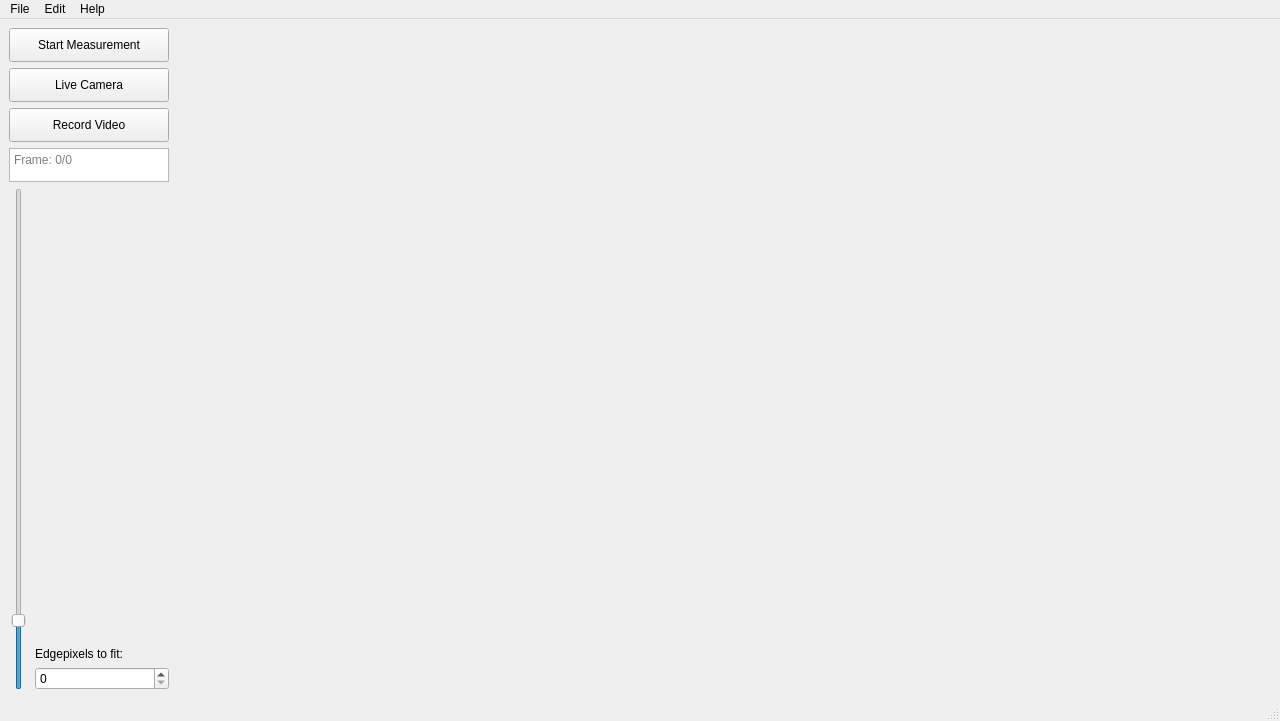
<?xml version="1.0" encoding="UTF-8"?>
<ui version="4.0">
 <class>MainWindow</class>
 <widget class="QMainWindow" name="MainWindow">
  <property name="geometry">
   <rect>
    <x>0</x>
    <y>0</y>
    <width>1280</width>
    <height>721</height>
   </rect>
  </property>
  <property name="sizePolicy">
   <sizepolicy hsizetype="MinimumExpanding" vsizetype="MinimumExpanding">
    <horstretch>0</horstretch>
    <verstretch>0</verstretch>
   </sizepolicy>
  </property>
  <property name="minimumSize">
   <size>
    <width>1280</width>
    <height>721</height>
   </size>
  </property>
  <property name="windowTitle">
   <string>MainWindow</string>
  </property>
  <widget class="QWidget" name="centralwidget">
   <property name="sizePolicy">
    <sizepolicy hsizetype="MinimumExpanding" vsizetype="MinimumExpanding">
     <horstretch>0</horstretch>
     <verstretch>0</verstretch>
    </sizepolicy>
   </property>
   <property name="minimumSize">
    <size>
     <width>1280</width>
     <height>668</height>
    </size>
   </property>
   <layout class="QGridLayout" name="gridLayout_2">
    <item row="0" column="0">
     <layout class="QGridLayout" name="gridLayout">
      <property name="sizeConstraint">
       <enum>QLayout::SetMinimumSize</enum>
      </property>
      <item row="0" column="0">
       <layout class="QVBoxLayout" name="verticalLayout_4">
        <item>
         <widget class="QPushButton" name="StartStopButton">
          <property name="sizePolicy">
           <sizepolicy hsizetype="Fixed" vsizetype="Fixed">
            <horstretch>0</horstretch>
            <verstretch>0</verstretch>
           </sizepolicy>
          </property>
          <property name="minimumSize">
           <size>
            <width>160</width>
            <height>34</height>
           </size>
          </property>
          <property name="maximumSize">
           <size>
            <width>160</width>
            <height>34</height>
           </size>
          </property>
          <property name="text">
           <string>Start Measurement</string>
          </property>
          <property name="checkable">
           <bool>true</bool>
          </property>
         </widget>
        </item>
        <item>
         <widget class="QPushButton" name="CameraToggleButton">
          <property name="sizePolicy">
           <sizepolicy hsizetype="Fixed" vsizetype="Fixed">
            <horstretch>0</horstretch>
            <verstretch>0</verstretch>
           </sizepolicy>
          </property>
          <property name="minimumSize">
           <size>
            <width>160</width>
            <height>34</height>
           </size>
          </property>
          <property name="maximumSize">
           <size>
            <width>160</width>
            <height>34</height>
           </size>
          </property>
          <property name="text">
           <string>Live Camera</string>
          </property>
          <property name="checkable">
           <bool>true</bool>
          </property>
         </widget>
        </item>
        <item>
         <widget class="QPushButton" name="VidRecordButton">
          <property name="enabled">
           <bool>true</bool>
          </property>
          <property name="sizePolicy">
           <sizepolicy hsizetype="Fixed" vsizetype="Fixed">
            <horstretch>0</horstretch>
            <verstretch>0</verstretch>
           </sizepolicy>
          </property>
          <property name="minimumSize">
           <size>
            <width>160</width>
            <height>34</height>
           </size>
          </property>
          <property name="maximumSize">
           <size>
            <width>160</width>
            <height>34</height>
           </size>
          </property>
          <property name="text">
           <string>Record Video</string>
          </property>
          <property name="checkable">
           <bool>true</bool>
          </property>
         </widget>
        </item>
        <item>
         <widget class="QTextBrowser" name="FrameCounterText">
          <property name="sizePolicy">
           <sizepolicy hsizetype="Fixed" vsizetype="Fixed">
            <horstretch>0</horstretch>
            <verstretch>0</verstretch>
           </sizepolicy>
          </property>
          <property name="minimumSize">
           <size>
            <width>160</width>
            <height>34</height>
           </size>
          </property>
          <property name="maximumSize">
           <size>
            <width>160</width>
            <height>34</height>
           </size>
          </property>
          <property name="placeholderText">
           <string>Frame: 0/0</string>
          </property>
         </widget>
        </item>
       </layout>
      </item>
      <item row="0" column="2" rowspan="6">
       <widget class="PlotWidget" name="PlotWidget" native="true">
        <property name="enabled">
         <bool>true</bool>
        </property>
        <property name="sizePolicy">
         <sizepolicy hsizetype="MinimumExpanding" vsizetype="MinimumExpanding">
          <horstretch>0</horstretch>
          <verstretch>0</verstretch>
         </sizepolicy>
        </property>
        <property name="minimumSize">
         <size>
          <width>561</width>
          <height>659</height>
         </size>
        </property>
       </widget>
      </item>
      <item row="0" column="1" rowspan="6">
       <widget class="PlotWidget" name="VideoWidget" native="true">
        <property name="sizePolicy">
         <sizepolicy hsizetype="MinimumExpanding" vsizetype="MinimumExpanding">
          <horstretch>0</horstretch>
          <verstretch>0</verstretch>
         </sizepolicy>
        </property>
        <property name="minimumSize">
         <size>
          <width>562</width>
          <height>659</height>
         </size>
        </property>
       </widget>
      </item>
      <item row="1" column="0" rowspan="5">
       <layout class="QGridLayout" name="gridLayout_3">
        <item row="1" column="1">
         <spacer name="verticalSpacer">
          <property name="orientation">
           <enum>Qt::Vertical</enum>
          </property>
          <property name="sizeHint" stdset="0">
           <size>
            <width>20</width>
            <height>40</height>
           </size>
          </property>
         </spacer>
        </item>
        <item row="3" column="1">
         <widget class="QSpinBox" name="kInputSpinbox">
          <property name="toolTip">
           <string>&lt;html&gt;&lt;head/&gt;&lt;body&gt;&lt;p&gt;Set the amount of pixels of the detected edge to use for contact angle measurement&lt;/p&gt;&lt;/body&gt;&lt;/html&gt;</string>
          </property>
          <property name="maximum">
           <number>300</number>
          </property>
         </widget>
        </item>
        <item row="2" column="1">
         <widget class="QLabel" name="Klabel">
          <property name="text">
           <string>Edgepixels to fit:</string>
          </property>
         </widget>
        </item>
        <item row="1" column="0" rowspan="3">
         <widget class="QSlider" name="kInputSlider">
          <property name="minimumSize">
           <size>
            <width>20</width>
            <height>0</height>
           </size>
          </property>
          <property name="toolTip">
           <string>Set the amount of pixels of the detected edge to use for contact angle measurement</string>
          </property>
          <property name="minimum">
           <number>2</number>
          </property>
          <property name="maximum">
           <number>300</number>
          </property>
          <property name="value">
           <number>40</number>
          </property>
          <property name="sliderPosition">
           <number>40</number>
          </property>
          <property name="orientation">
           <enum>Qt::Vertical</enum>
          </property>
         </widget>
        </item>
       </layout>
      </item>
     </layout>
    </item>
   </layout>
  </widget>
  <widget class="QMenuBar" name="menubar">
   <property name="geometry">
    <rect>
     <x>0</x>
     <y>0</y>
     <width>1280</width>
     <height>30</height>
    </rect>
   </property>
   <widget class="QMenu" name="menuFile">
    <property name="title">
     <string>File</string>
    </property>
    <widget class="QMenu" name="menuSave">
     <property name="title">
      <string>Save</string>
     </property>
     <addaction name="actionSaveData"/>
     <addaction name="actionSaveVideo"/>
     <addaction name="actionExportVideo"/>
    </widget>
    <addaction name="actionNewMeasurement"/>
    <addaction name="actionOpen"/>
    <addaction name="separator"/>
    <addaction name="menuSave"/>
   </widget>
   <widget class="QMenu" name="menuEdit">
    <property name="title">
     <string>Edit</string>
    </property>
    <addaction name="actionSettings"/>
   </widget>
   <widget class="QMenu" name="menuHelp">
    <property name="title">
     <string>Help</string>
    </property>
    <addaction name="actionHelp"/>
    <addaction name="actionAbout"/>
   </widget>
   <addaction name="menuFile"/>
   <addaction name="menuEdit"/>
   <addaction name="menuHelp"/>
  </widget>
  <widget class="QStatusBar" name="statusbar"/>
  <action name="actionNewMeasurement">
   <property name="text">
    <string>New Measurement</string>
   </property>
  </action>
  <action name="actionOpen">
   <property name="text">
    <string>Open</string>
   </property>
  </action>
  <action name="actionSaveData">
   <property name="text">
    <string>Save Data</string>
   </property>
  </action>
  <action name="actionSettings">
   <property name="text">
    <string>Settings</string>
   </property>
  </action>
  <action name="actionSaveVideo">
   <property name="text">
    <string>Save Video</string>
   </property>
  </action>
  <action name="actionTest">
   <property name="text">
    <string>Test</string>
   </property>
  </action>
  <action name="actionExportVideo">
   <property name="text">
    <string>Export Video</string>
   </property>
  </action>
  <action name="actionHelp">
   <property name="text">
    <string>Help</string>
   </property>
  </action>
  <action name="actionAbout">
   <property name="text">
    <string>About</string>
   </property>
  </action>
 </widget>
 <customwidgets>
  <customwidget>
   <class>PlotWidget</class>
   <extends>QWidget</extends>
   <header location="global">pyqtgraph</header>
   <container>1</container>
  </customwidget>
 </customwidgets>
 <resources/>
 <connections/>
</ui>
